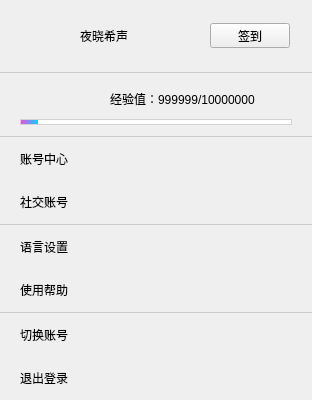
<?xml version="1.0" encoding="UTF-8"?>
<ui version="4.0">
 <class>Form</class>
 <widget class="QWidget" name="Form">
  <property name="geometry">
   <rect>
    <x>0</x>
    <y>0</y>
    <width>312</width>
    <height>400</height>
   </rect>
  </property>
  <property name="focusPolicy">
   <enum>Qt::ClickFocus</enum>
  </property>
  <property name="windowTitle">
   <string>Form</string>
  </property>
  <layout class="QGridLayout" name="gridLayout">
   <property name="leftMargin">
    <number>0</number>
   </property>
   <property name="topMargin">
    <number>0</number>
   </property>
   <property name="rightMargin">
    <number>0</number>
   </property>
   <property name="bottomMargin">
    <number>0</number>
   </property>
   <property name="spacing">
    <number>0</number>
   </property>
   <item row="0" column="0">
    <widget class="QWidget" name="widget" native="true">
     <layout class="QGridLayout" name="gridLayout_2">
      <property name="leftMargin">
       <number>0</number>
      </property>
      <property name="topMargin">
       <number>0</number>
      </property>
      <property name="rightMargin">
       <number>0</number>
      </property>
      <property name="bottomMargin">
       <number>0</number>
      </property>
      <property name="spacing">
       <number>0</number>
      </property>
      <item row="8" column="0">
       <widget class="QPushButton" name="help_btn">
        <property name="minimumSize">
         <size>
          <width>0</width>
          <height>42</height>
         </size>
        </property>
        <property name="maximumSize">
         <size>
          <width>16777215</width>
          <height>42</height>
         </size>
        </property>
        <property name="focusPolicy">
         <enum>Qt::NoFocus</enum>
        </property>
        <property name="styleSheet">
         <string notr="true">QPushButton{
	border:none;
	text-align:left;
	padding-left:20px;
}
QPushButton::hover{
	background-color: rgb(202, 202, 202);
}
QPushButton::pressed{
	background-color: rgb(159, 159, 159);
}</string>
        </property>
        <property name="text">
         <string>使用帮助</string>
        </property>
        <property name="icon">
         <iconset resource="../my_images.qrc">
          <normaloff>:/personcard/images/guide.png</normaloff>:/personcard/images/guide.png</iconset>
        </property>
        <property name="iconSize">
         <size>
          <width>30</width>
          <height>30</height>
         </size>
        </property>
       </widget>
      </item>
      <item row="3" column="0">
       <widget class="QLabel" name="line2_label">
        <property name="minimumSize">
         <size>
          <width>312</width>
          <height>1</height>
         </size>
        </property>
        <property name="maximumSize">
         <size>
          <width>312</width>
          <height>1</height>
         </size>
        </property>
        <property name="styleSheet">
         <string notr="true">QLabel{
	background-color: rgb(202, 202, 202);
}</string>
        </property>
        <property name="text">
         <string/>
        </property>
       </widget>
      </item>
      <item row="2" column="0">
       <layout class="QVBoxLayout" name="verticalLayout">
        <property name="spacing">
         <number>5</number>
        </property>
        <property name="leftMargin">
         <number>20</number>
        </property>
        <property name="topMargin">
         <number>10</number>
        </property>
        <property name="rightMargin">
         <number>20</number>
        </property>
        <property name="bottomMargin">
         <number>10</number>
        </property>
        <item>
         <layout class="QHBoxLayout" name="horizontalLayout_5">
          <property name="spacing">
           <number>50</number>
          </property>
          <property name="leftMargin">
           <number>0</number>
          </property>
          <property name="topMargin">
           <number>0</number>
          </property>
          <property name="rightMargin">
           <number>0</number>
          </property>
          <item>
           <widget class="QPushButton" name="grade_btn">
            <property name="minimumSize">
             <size>
              <width>40</width>
              <height>20</height>
             </size>
            </property>
            <property name="maximumSize">
             <size>
              <width>40</width>
              <height>20</height>
             </size>
            </property>
            <property name="focusPolicy">
             <enum>Qt::NoFocus</enum>
            </property>
            <property name="styleSheet">
             <string notr="true">QPushButton#grade_btn{
	border:none;
	border-image: url(:/personcard/images/user_level6.png);
}</string>
            </property>
            <property name="text">
             <string/>
            </property>
           </widget>
          </item>
          <item>
           <widget class="QLabel" name="experience_label">
            <property name="minimumSize">
             <size>
              <width>180</width>
              <height>30</height>
             </size>
            </property>
            <property name="maximumSize">
             <size>
              <width>180</width>
              <height>30</height>
             </size>
            </property>
            <property name="focusPolicy">
             <enum>Qt::NoFocus</enum>
            </property>
            <property name="text">
             <string>经验值：999999/10000000</string>
            </property>
           </widget>
          </item>
         </layout>
        </item>
        <item>
         <widget class="QProgressBar" name="experience_progressBar">
          <property name="minimumSize">
           <size>
            <width>0</width>
            <height>6</height>
           </size>
          </property>
          <property name="maximumSize">
           <size>
            <width>16777215</width>
            <height>6</height>
           </size>
          </property>
          <property name="focusPolicy">
           <enum>Qt::NoFocus</enum>
          </property>
          <property name="styleSheet">
           <string notr="true">QProgressBar{
	border: 1px solid lightgray;
	border-radius:5px;
	background-color:rgb(255, 255, 255);
}

QProgressBar::chunk{
	background-color:qlineargradient(spread:pad, x1:0, y1:0, x2:1, y2:0, stop:0 rgba(231,80,229, 255), stop:1 rgba(7,208,255, 255));
}

</string>
          </property>
          <property name="maximum">
           <number>10000</number>
          </property>
          <property name="value">
           <number>666</number>
          </property>
          <property name="textVisible">
           <bool>false</bool>
          </property>
          <property name="format">
           <string/>
          </property>
         </widget>
        </item>
       </layout>
      </item>
      <item row="1" column="0">
       <widget class="QLabel" name="line1_label">
        <property name="minimumSize">
         <size>
          <width>312</width>
          <height>1</height>
         </size>
        </property>
        <property name="maximumSize">
         <size>
          <width>312</width>
          <height>1</height>
         </size>
        </property>
        <property name="styleSheet">
         <string notr="true">QLabel{
	background-color: rgb(202, 202, 202);
}</string>
        </property>
        <property name="text">
         <string/>
        </property>
       </widget>
      </item>
      <item row="10" column="0">
       <widget class="QPushButton" name="switch_btn">
        <property name="minimumSize">
         <size>
          <width>0</width>
          <height>42</height>
         </size>
        </property>
        <property name="maximumSize">
         <size>
          <width>16777215</width>
          <height>42</height>
         </size>
        </property>
        <property name="focusPolicy">
         <enum>Qt::NoFocus</enum>
        </property>
        <property name="styleSheet">
         <string notr="true">QPushButton{
	border:none;
	text-align:left;
	padding-left:20px;
}
QPushButton::hover{
	background-color: rgb(202, 202, 202);
}
QPushButton::pressed{
	background-color: rgb(159, 159, 159);
}</string>
        </property>
        <property name="text">
         <string>切换账号</string>
        </property>
        <property name="icon">
         <iconset resource="../my_images.qrc">
          <normaloff>:/personcard/images/switch .png</normaloff>:/personcard/images/switch .png</iconset>
        </property>
        <property name="iconSize">
         <size>
          <width>30</width>
          <height>30</height>
         </size>
        </property>
       </widget>
      </item>
      <item row="11" column="0">
       <widget class="QPushButton" name="logout_btn">
        <property name="minimumSize">
         <size>
          <width>0</width>
          <height>42</height>
         </size>
        </property>
        <property name="maximumSize">
         <size>
          <width>16777215</width>
          <height>42</height>
         </size>
        </property>
        <property name="focusPolicy">
         <enum>Qt::NoFocus</enum>
        </property>
        <property name="styleSheet">
         <string notr="true">QPushButton{
	border:none;
	text-align:left;
	padding-left:20px;
}
QPushButton::hover{
	background-color: rgb(202, 202, 202);
}
QPushButton::pressed{
	background-color: rgb(159, 159, 159);
}</string>
        </property>
        <property name="text">
         <string>退出登录</string>
        </property>
        <property name="icon">
         <iconset resource="../my_images.qrc">
          <normaloff>:/personcard/images/logout.png</normaloff>:/personcard/images/logout.png</iconset>
        </property>
        <property name="iconSize">
         <size>
          <width>30</width>
          <height>30</height>
         </size>
        </property>
       </widget>
      </item>
      <item row="0" column="0">
       <layout class="QHBoxLayout" name="horizontalLayout_4">
        <property name="spacing">
         <number>0</number>
        </property>
        <property name="sizeConstraint">
         <enum>QLayout::SetDefaultConstraint</enum>
        </property>
        <property name="leftMargin">
         <number>10</number>
        </property>
        <property name="topMargin">
         <number>10</number>
        </property>
        <property name="rightMargin">
         <number>10</number>
        </property>
        <property name="bottomMargin">
         <number>10</number>
        </property>
        <item>
         <widget class="QPushButton" name="touxiang_btn">
          <property name="minimumSize">
           <size>
            <width>50</width>
            <height>50</height>
           </size>
          </property>
          <property name="maximumSize">
           <size>
            <width>50</width>
            <height>50</height>
           </size>
          </property>
          <property name="focusPolicy">
           <enum>Qt::NoFocus</enum>
          </property>
          <property name="styleSheet">
           <string notr="true">QPushButton#touxiang_btn{
	border-radius:25px;
	border-image: url(:/personcard/images/201601033017.ico);
}</string>
          </property>
          <property name="text">
           <string/>
          </property>
         </widget>
        </item>
        <item>
         <widget class="QLabel" name="username_label">
          <property name="minimumSize">
           <size>
            <width>120</width>
            <height>30</height>
           </size>
          </property>
          <property name="maximumSize">
           <size>
            <width>120</width>
            <height>30</height>
           </size>
          </property>
          <property name="focusPolicy">
           <enum>Qt::NoFocus</enum>
          </property>
          <property name="text">
           <string>夜晓希声</string>
          </property>
         </widget>
        </item>
        <item>
         <widget class="QPushButton" name="sign_btn">
          <property name="minimumSize">
           <size>
            <width>80</width>
            <height>25</height>
           </size>
          </property>
          <property name="maximumSize">
           <size>
            <width>80</width>
            <height>25</height>
           </size>
          </property>
          <property name="focusPolicy">
           <enum>Qt::NoFocus</enum>
          </property>
          <property name="text">
           <string>签到</string>
          </property>
          <property name="icon">
           <iconset resource="../my_images.qrc">
            <normaloff>:/personcard/images/money.png</normaloff>:/personcard/images/money.png</iconset>
          </property>
         </widget>
        </item>
       </layout>
      </item>
      <item row="6" column="0">
       <widget class="QLabel" name="line3_label">
        <property name="minimumSize">
         <size>
          <width>312</width>
          <height>1</height>
         </size>
        </property>
        <property name="maximumSize">
         <size>
          <width>312</width>
          <height>1</height>
         </size>
        </property>
        <property name="styleSheet">
         <string notr="true">QLabel{
	background-color: rgb(202, 202, 202);
}</string>
        </property>
        <property name="text">
         <string/>
        </property>
       </widget>
      </item>
      <item row="9" column="0">
       <widget class="QLabel" name="line4_label">
        <property name="minimumSize">
         <size>
          <width>312</width>
          <height>1</height>
         </size>
        </property>
        <property name="maximumSize">
         <size>
          <width>312</width>
          <height>1</height>
         </size>
        </property>
        <property name="styleSheet">
         <string notr="true">QLabel{
	background-color: rgb(202, 202, 202);
}</string>
        </property>
        <property name="text">
         <string/>
        </property>
       </widget>
      </item>
      <item row="4" column="0">
       <widget class="QPushButton" name="accountad_btn">
        <property name="minimumSize">
         <size>
          <width>0</width>
          <height>42</height>
         </size>
        </property>
        <property name="maximumSize">
         <size>
          <width>16777215</width>
          <height>42</height>
         </size>
        </property>
        <property name="focusPolicy">
         <enum>Qt::NoFocus</enum>
        </property>
        <property name="styleSheet">
         <string notr="true">QPushButton{
	border:none;
	text-align:left;
	padding-left:20px;
}
QPushButton::hover{
	background-color: rgb(202, 202, 202);
}
QPushButton::pressed{
	background-color: rgb(159, 159, 159);
}</string>
        </property>
        <property name="text">
         <string>账号中心</string>
        </property>
        <property name="icon">
         <iconset resource="../my_images.qrc">
          <normaloff>:/personcard/images/account_icon.png</normaloff>:/personcard/images/account_icon.png</iconset>
        </property>
        <property name="iconSize">
         <size>
          <width>30</width>
          <height>30</height>
         </size>
        </property>
        <property name="autoRepeat">
         <bool>false</bool>
        </property>
       </widget>
      </item>
      <item row="5" column="0">
       <widget class="QPushButton" name="bind_btn">
        <property name="minimumSize">
         <size>
          <width>0</width>
          <height>42</height>
         </size>
        </property>
        <property name="maximumSize">
         <size>
          <width>16777215</width>
          <height>42</height>
         </size>
        </property>
        <property name="focusPolicy">
         <enum>Qt::NoFocus</enum>
        </property>
        <property name="styleSheet">
         <string notr="true">QPushButton{
	border:none;
	text-align:left;
	padding-left:20px;
}
QPushButton::hover{
	background-color: rgb(202, 202, 202);
}
QPushButton::pressed{
	background-color: rgb(159, 159, 159);
}</string>
        </property>
        <property name="text">
         <string>社交账号</string>
        </property>
        <property name="icon">
         <iconset resource="../my_images.qrc">
          <normaloff>:/personcard/images/bind.png</normaloff>:/personcard/images/bind.png</iconset>
        </property>
        <property name="iconSize">
         <size>
          <width>30</width>
          <height>30</height>
         </size>
        </property>
       </widget>
      </item>
      <item row="7" column="0">
       <widget class="QPushButton" name="language_btn">
        <property name="minimumSize">
         <size>
          <width>312</width>
          <height>42</height>
         </size>
        </property>
        <property name="maximumSize">
         <size>
          <width>312</width>
          <height>42</height>
         </size>
        </property>
        <property name="focusPolicy">
         <enum>Qt::NoFocus</enum>
        </property>
        <property name="styleSheet">
         <string notr="true">QPushButton{
	border:none;
	text-align:left;
	padding-left:20px;
}
QPushButton::hover{
	background-color: rgb(202, 202, 202);
}
QPushButton::pressed{
	background-color: rgb(159, 159, 159);
}</string>
        </property>
        <property name="text">
         <string>语言设置</string>
        </property>
        <property name="icon">
         <iconset resource="../my_images.qrc">
          <normaloff>:/personcard/images/language.png</normaloff>:/personcard/images/language.png</iconset>
        </property>
        <property name="iconSize">
         <size>
          <width>30</width>
          <height>30</height>
         </size>
        </property>
       </widget>
      </item>
     </layout>
    </widget>
   </item>
  </layout>
  <action name="actionCN">
   <property name="text">
    <string>CN</string>
   </property>
   <property name="toolTip">
    <string>中文</string>
   </property>
  </action>
  <action name="actionEN">
   <property name="text">
    <string>EN</string>
   </property>
   <property name="toolTip">
    <string>英文</string>
   </property>
  </action>
 </widget>
 <resources>
  <include location="../my_images.qrc"/>
 </resources>
 <connections>
  <connection>
   <sender>touxiang_btn</sender>
   <signal>clicked()</signal>
   <receiver>Form</receiver>
   <slot>show_usermanagement_pane()</slot>
   <hints>
    <hint type="sourcelabel">
     <x>43</x>
     <y>33</y>
    </hint>
    <hint type="destinationlabel">
     <x>-23</x>
     <y>24</y>
    </hint>
   </hints>
  </connection>
  <connection>
   <sender>sign_btn</sender>
   <signal>clicked()</signal>
   <receiver>Form</receiver>
   <slot>sign_click()</slot>
   <hints>
    <hint type="sourcelabel">
     <x>256</x>
     <y>33</y>
    </hint>
    <hint type="destinationlabel">
     <x>313</x>
     <y>37</y>
    </hint>
   </hints>
  </connection>
  <connection>
   <sender>accountad_btn</sender>
   <signal>clicked()</signal>
   <receiver>Form</receiver>
   <slot>show_usermanagement_pane()</slot>
   <hints>
    <hint type="sourcelabel">
     <x>3</x>
     <y>170</y>
    </hint>
    <hint type="destinationlabel">
     <x>-24</x>
     <y>172</y>
    </hint>
   </hints>
  </connection>
  <connection>
   <sender>help_btn</sender>
   <signal>clicked()</signal>
   <receiver>Form</receiver>
   <slot>show_guide_pane()</slot>
   <hints>
    <hint type="sourcelabel">
     <x>5</x>
     <y>299</y>
    </hint>
    <hint type="destinationlabel">
     <x>-7</x>
     <y>300</y>
    </hint>
   </hints>
  </connection>
  <connection>
   <sender>switch_btn</sender>
   <signal>clicked()</signal>
   <receiver>Form</receiver>
   <slot>switch_account()</slot>
   <hints>
    <hint type="sourcelabel">
     <x>3</x>
     <y>340</y>
    </hint>
    <hint type="destinationlabel">
     <x>-6</x>
     <y>338</y>
    </hint>
   </hints>
  </connection>
  <connection>
   <sender>logout_btn</sender>
   <signal>clicked()</signal>
   <receiver>Form</receiver>
   <slot>logout()</slot>
   <hints>
    <hint type="sourcelabel">
     <x>4</x>
     <y>380</y>
    </hint>
    <hint type="destinationlabel">
     <x>-6</x>
     <y>380</y>
    </hint>
   </hints>
  </connection>
  <connection>
   <sender>bind_btn</sender>
   <signal>clicked()</signal>
   <receiver>Form</receiver>
   <slot>bind_other()</slot>
   <hints>
    <hint type="sourcelabel">
     <x>61</x>
     <y>203</y>
    </hint>
    <hint type="destinationlabel">
     <x>-9</x>
     <y>214</y>
    </hint>
   </hints>
  </connection>
  <connection>
   <sender>language_btn</sender>
   <signal>clicked()</signal>
   <receiver>Form</receiver>
   <slot>show_language_menu()</slot>
   <hints>
    <hint type="sourcelabel">
     <x>21</x>
     <y>254</y>
    </hint>
    <hint type="destinationlabel">
     <x>-5</x>
     <y>253</y>
    </hint>
   </hints>
  </connection>
 </connections>
 <slots>
  <slot>show_usermanagement_pane()</slot>
  <slot>sign_click()</slot>
  <slot>bind_other()</slot>
  <slot>show_guide_pane()</slot>
  <slot>switch_account()</slot>
  <slot>logout()</slot>
  <slot>slider_animation()</slot>
  <slot>show_language_menu()</slot>
 </slots>
</ui>
